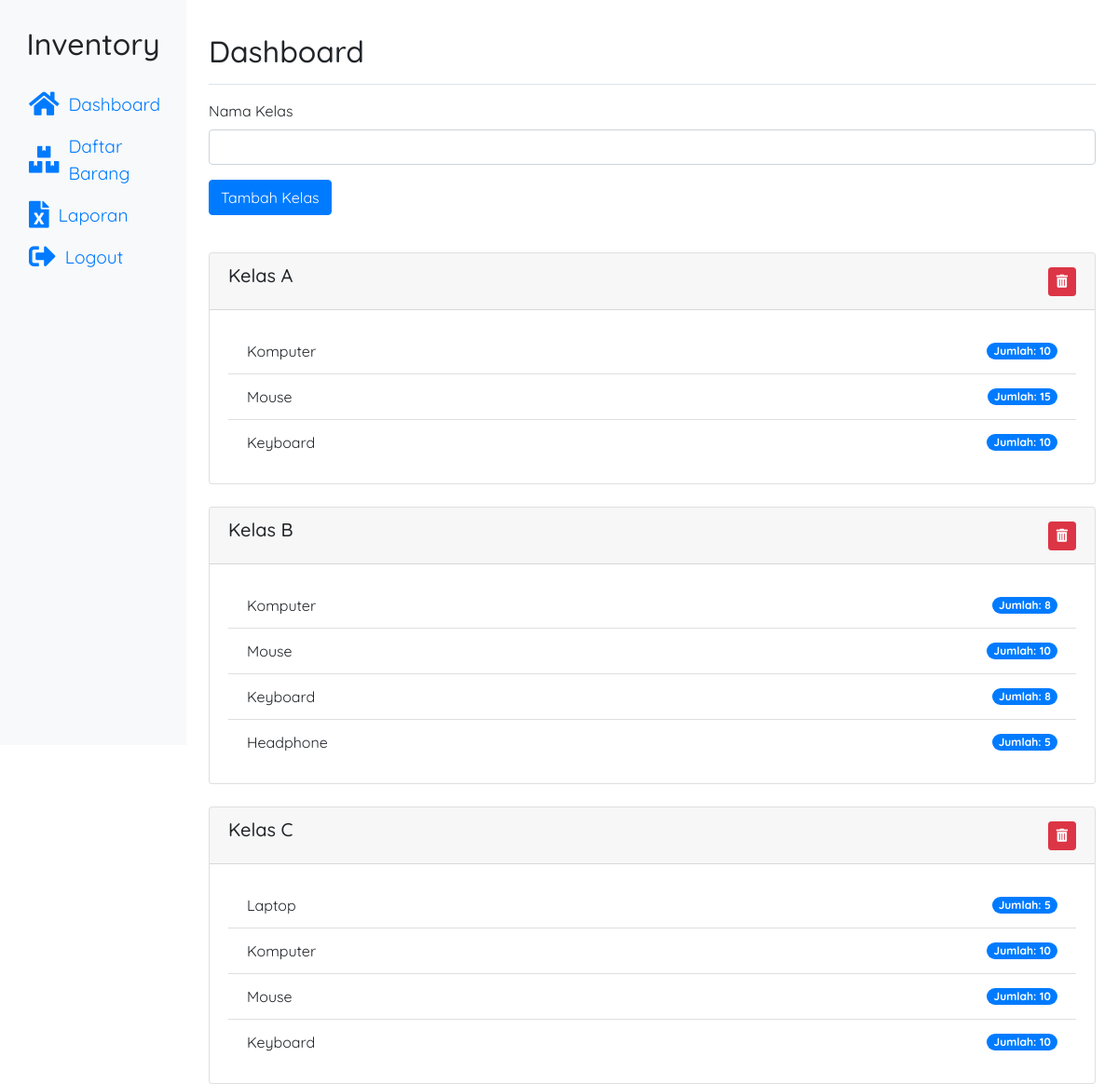
The app's page /dashboard.php (signed in) with its own data.
### tables this page shows
CREATE TABLE `kelas` (
  `id` int(11) NOT NULL,
  `nama_kelas` varchar(50) NOT NULL
);

CREATE TABLE `tb_barang` (
  `id` int(11) NOT NULL,
  `nama_barang` varchar(50) NOT NULL,
  `jumlah` int(11) NOT NULL,
  `kelas_id` int(11) DEFAULT NULL
);

### public/dashboard.php (the view, shortened to what this page needs)
<?php
include('../config/database.php');
$role = $_SESSION['role'];
?>
<!DOCTYPE html>
<html lang="en">
<head>
    <link rel="stylesheet" href="../assets/css/styles.css">
    <link rel="stylesheet" href="https://stackpath.bootstrapcdn.com/bootstrap/4.5.2/css/bootstrap.min.css">
    <link rel="stylesheet" href="https://cdnjs.cloudflare.com/ajax/libs/font-awesome/5.15.3/css/all.min.css">
</head>
<body>
    <div class="container-fluid">
        <div class="row">
            <?php include('sidebar.php'); ?>
            <main role="main" class="col-md-9 ml-sm-auto col-lg-10 px-4">
                <div class="d-flex justify-content-between flex-wrap flex-md-nowrap align-items-center pt-3 pb-2 mb-3 border-bottom">
                    <h2 class="h2">Dashboard</h2>
                </div>
                <?php if ($role == 'admin'): ?>
                <form method="POST" action="">
                    <div class="form-group">
                        <label for="nama_kelas">Nama Kelas</label>
                        <input type="text" class="form-control" id="nama_kelas" name="nama_kelas" required>
                    </div>
                    <button type="submit" class="btn btn-primary mb-3">Tambah Kelas</button>
                </form>
                <?php endif; ?>
                <?php
                $colors = [
                    'card-color-1', 'card-color-2', 'card-color-3', 'card-color-4',
                    'card-color-5', 'card-color-6', 'card-color-7', 'card-color-8'
                ];
                $sql = "SELECT * FROM kelas";
                $result = $conn->query($sql);
                $colorIndex = 0;
                while ($row = $result->fetch_assoc()) {
                    $colorClass = $colors[$colorIndex % count($colors)];
                    $colorIndex++;
                    echo "<div class='card mt-4 $colorClass'>";
                    echo "<div class='card-header d-flex justify-content-between align-items-center'>";
                    echo "<h5 class='card-title'>Kelas " . $row['nama_kelas'] . "</h5>";
                    if ($role == 'admin') {
                        echo "<form method='POST' action=''>";
                        echo "<button type='submit' class='btn btn-danger btn-sm' onclick='return confirm(\"Apakah Anda yakin ingin menghapus kelas ini?\");'><i class='fas fa-trash-alt'></i></button>";
                        echo "</form>";
                    }
                    echo "</div>";
                    echo "<div class='card-body'>";
                    $kelas_id = $row['id'];
                    $sql_barang = "SELECT * FROM tb_barang WHERE kelas_id=$kelas_id";
                    $result_barang = $conn->query($sql_barang);
                    echo "<ul class='list-group list-group-flush'>";
                    while ($barang = $result_barang->fetch_assoc()) {
                        echo "<li class='list-group-item d-flex justify-content-between align-items-center'>";
                        echo $barang['nama_barang'];
                        echo "<span class='badge badge-primary badge-pill'>Jumlah: " . $barang['jumlah'] . "</span>";
                        echo "</li>";
                    }
                    echo "</ul>";
                    echo "</div>";
                    echo "</div>";
                }
                ?>
            </main>
        </div>
    </div>
</body>
</html>

### public/sidebar.php (shortened to what this page needs)
<!DOCTYPE html>
<html lang="en">
<head>
    <link rel="stylesheet" href="https://stackpath.bootstrapcdn.com/bootstrap/4.5.2/css/bootstrap.min.css">
    <link rel="stylesheet" href="https://cdnjs.cloudflare.com/ajax/libs/font-awesome/5.15.3/css/all.min.css">
</head>
<body>
<nav class="col-md-2 d-none d-md-block bg-light sidebar">
    <div class="sidebar-sticky">
        <div class="text-center mb-4">
            <h2>Inventory</h2>
        </div>
        <ul class="nav flex-column">
            <li class="nav-item">
                <a class="nav-link active" href="dashboard.php">
                    <i class="fas fa-home"></i>
                    <span>Dashboard</span>
                </a>
            </li>
            <li class="nav-item">
                <a class="nav-link" href="daftar_barang.php">
                    <i class="fas fa-boxes"></i>
                    <span>Daftar Barang</span>
                </a>
            </li>
            <li class="nav-item">
                <a class="nav-link" href="laporan.php">
                    <i class="fas fa-file-excel"></i>
                    <span>Laporan</span>
                </a>
            </li>
            <li class="nav-item">
                <a class="nav-link" href="logout.php">
                    <i class="fas fa-sign-out-alt"></i>
                    <span>Logout</span>
                </a>
            </li>
        </ul>
    </div>
</nav>
</body>
</html>

### assets/css/styles.css (style rules this page uses)
* { font-family: "Quicksand", sans-serif; font-optical-sizing: auto; }
body { padding-top: 20px; }
a { text-decoration: none; }

### public/sidebar.php (style rules this page uses)
.sidebar { height: 100vh; position: fixed; top: 0; left: 0; z-index: 100; background-color: #f8f9fa; padding-top: 20px; width: 200px; }
.sidebar-sticky { position: -webkit-sticky; position: sticky; top: 0; height: calc(100vh - 48px); padding-top: 0.5rem; overflow-x: hidden; overflow-y: auto; }
.nav-link { font-size: 1.2em; display: flex; align-items: center; }
.nav-link .fas { font-size: 1.5em; margin-right: 10px; }

### records on screen
kelas: nama_kelas "A"
tb_barang: nama_barang "Komputer", jumlah "10"
tb_barang: nama_barang "Mouse", jumlah "15"
tb_barang: nama_barang "Keyboard", jumlah "10"
kelas: nama_kelas "B"
tb_barang: nama_barang "Komputer", jumlah "8"
tb_barang: nama_barang "Mouse", jumlah "10"
tb_barang: nama_barang "Keyboard", jumlah "8"
tb_barang: nama_barang "Headphone", jumlah "5"
kelas: nama_kelas "C"
tb_barang: nama_barang "Laptop", jumlah "5"
tb_barang: nama_barang "Komputer", jumlah "10"
tb_barang: nama_barang "Mouse", jumlah "10"
tb_barang: nama_barang "Keyboard", jumlah "10"
